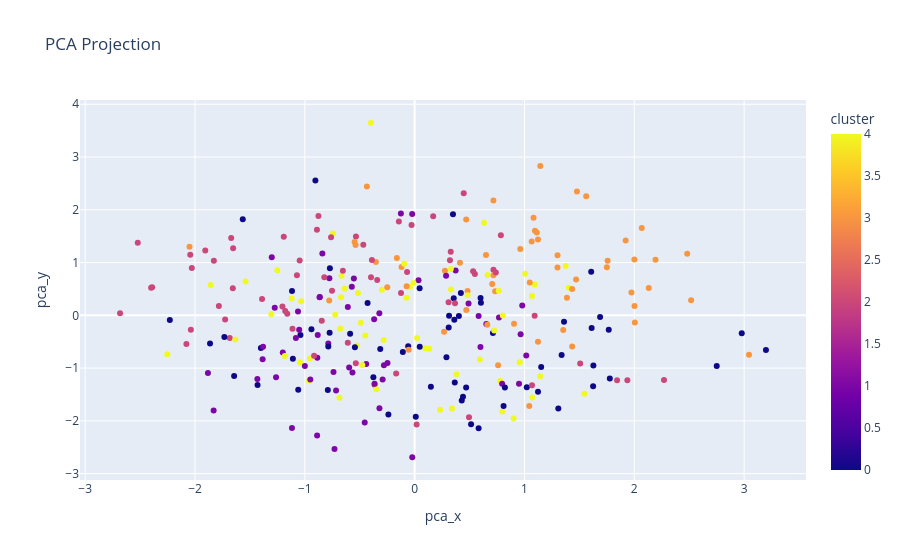

Write notebook code for a chart like this one.
### Code cell
# Visualize PCA
fig = px.scatter(df, x="pca_x", y="pca_y", color="cluster", hover_data=["title"], title="PCA Projection")
fig.show()

# Visualize t-SNE
fig = px.scatter(df, x="tsne_x", y="tsne_y", color="cluster", hover_data=["title"], title="t-SNE Projection")
fig.show()

### Figure 1 — Plotly figure (JSON) as saved in the notebook; plotly's stock layout.template omitted (floating-point values rounded to 4 significant figures; data arrays with more than 128 entries replaced by an {"elided": "..."} marker saying what was removed)
{"data": [{"customdata": {"elided": "300x1 str values"}, "hovertemplate": "pca_x=%{x}<br>pca_y=%{y}<br>title=%{customdata[0]}<br>cluster=%{marker.color}<extra></extra>", "legendgroup": "", "marker": {"color": {"elided": "300 int values"}, "coloraxis": "coloraxis", "symbol": "circle"}, "mode": "markers", "name": "", "orientation": "v", "showlegend": false, "type": "scatter", "x": {"elided": "300 float values"}, "xaxis": "x", "y": {"elided": "300 float values"}, "yaxis": "y"}], "layout": {"coloraxis": {"colorbar": {"title": {"text": "cluster"}}, "colorscale": [[0, "#0d0887"], [0.1111, "#46039f"], [0.2222, "#7201a8"], [0.3333, "#9c179e"], [0.4444, "#bd3786"], [0.5556, "#d8576b"], [0.6667, "#ed7953"], [0.7778, "#fb9f3a"], [0.8889, "#fdca26"], [1, "#f0f921"]]}, "legend": {"tracegroupgap": 0}, "title": {"text": "PCA Projection"}, "xaxis": {"anchor": "y", "domain": [0, 1], "title": {"text": "pca_x"}}, "yaxis": {"anchor": "x", "domain": [0, 1], "title": {"text": "pca_y"}}}}
